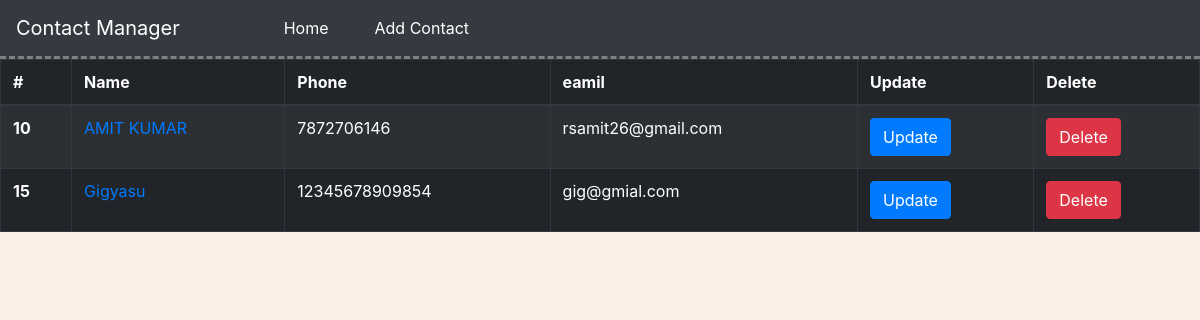
The page /contacts/ on the database as committed earlier.
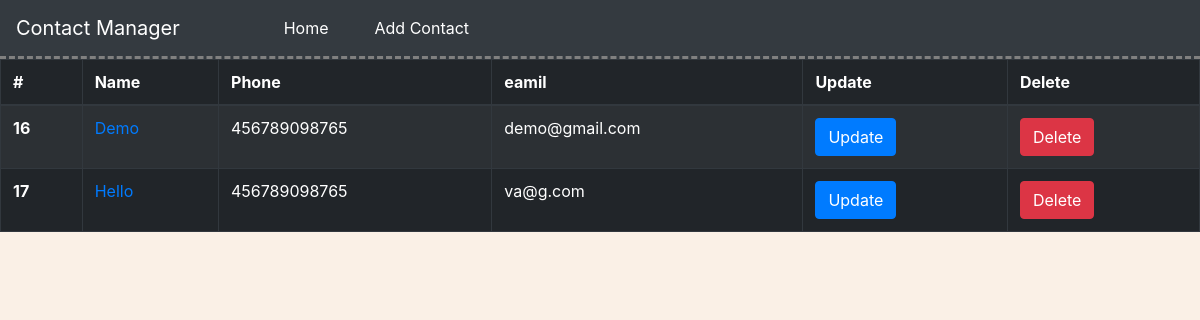
The same page on the database as committed later.
### contacts/models.py (models this page shows, shortened)
class people(models.Model):
    name = models.CharField(max_length=200)
    phone = models.CharField(max_length=200)
    email = models.EmailField(max_length=200)
    def get_absolute_url(self):
        return reverse("contacts:detail", kwargs={"id": self.id})

### contacts/views.py (the view)
def index(request):
    people_list = people.objects.all()
    context = {'people_list': people_list}
    return render(request, 'contacts/index.html', context)

### contacts/templates/contacts/index.html (shortened to what this page needs)
<head>
    <link rel="stylesheet" href="https://stackpath.bootstrapcdn.com/bootstrap/4.1.3/css/bootstrap.min.css"
>
</head>
<nav class="navbar sticky-top navbar-expand-lg navbar navbar-dark bg-dark" style="border-bottom: 3px gray dashed">
  <a class="navbar-brand" href="/contacts/">Contact Manager</a>
  <div class="collapse navbar-collapse" id="navbarNav" >
    <ul class="navbar-nav" style="margin-left: 40px; padding-left: 40px;">
      <li class="nav-item active">
        <a class="nav-link " href="/contacts/" >Home <span class="sr-only">(current)</span> </a>
      </li>
      <li class="nav-item active"  style="padding-left: 30px;">
        <a class="nav-link" href="/contacts/create">Add Contact <span class="sr-only">(current)</span></a>
      </li>
    </ul>
  </div>
</nav>
{% if people_list %}
    <table class="table table-striped table-bordered table-hover table-dark">
        <thead>
        <tr>
            <th scope="col">#</th>
            <th scope="col">Name</th>
            <th scope="col">Phone</th>
            <th scope="col">eamil</th>
            <th scope="col">Update</th>
            <th scope="col">Delete</th>
        </tr>
        </thead>
        <tbody>
        {% for people in people_list %}
            <tr>
            <th scope="row">{{ people.id }}</th>
            <td><a href='{{ people.get_absolute_url }}'>{{ people.name }}</a></td>
            <td>{{ people.phone }}</td>
            <td>{{ people.email }}</td>
            <td>
                <a class="btn btn-primary" href="/contacts/{{ people.id }}/edit" role="button">Update</a>
            </td>
            <td>
                <a class="btn btn-danger" href="/contacts/{{ people.id }}/delete" role="button">Delete</a></button>
            </td>
        {% endfor %}
        </tr>
        </tbody>
    </table>
{% else %}
    <p>No contacts are available.</p>
    <button><a href="/contacts/create">Add New Contact</a></button>
{% endif %}

Rows that differ between the two databases and show on the page:
removed people: id "10", name "AMIT KUMAR", phone "7872706146", email "rsamit26@gmail.com"
removed people: id "15", name "Gigyasu", phone "12345678909854", email "gig@gmial.com"
added people: id "16", name "Demo", phone "456789098765", email "demo@gmail.com"
added people: id "17", name "Hello", phone "456789098765", email "va@g.com"
